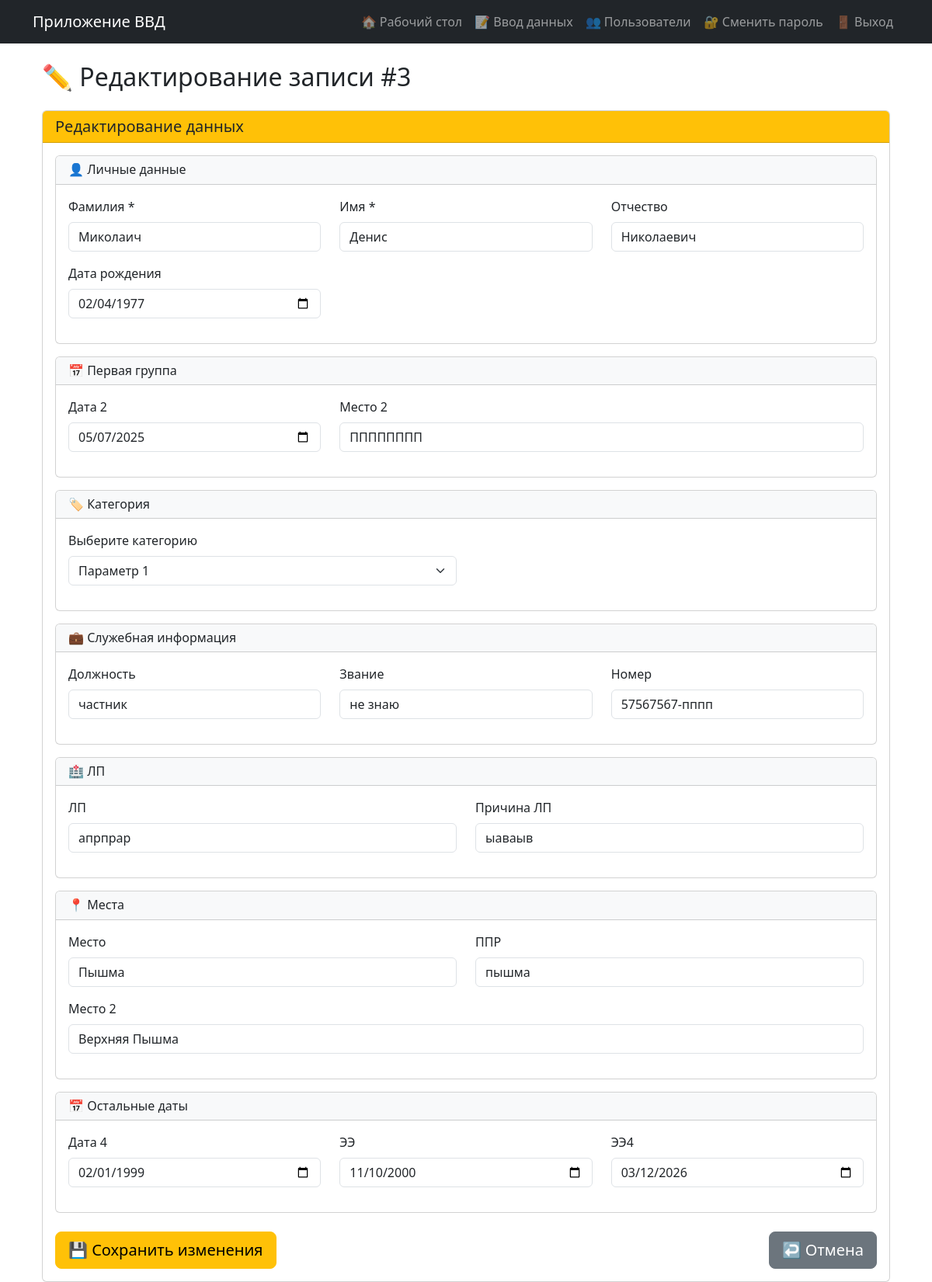
The page /record/edit/3 (signed in) on the database as committed earlier.
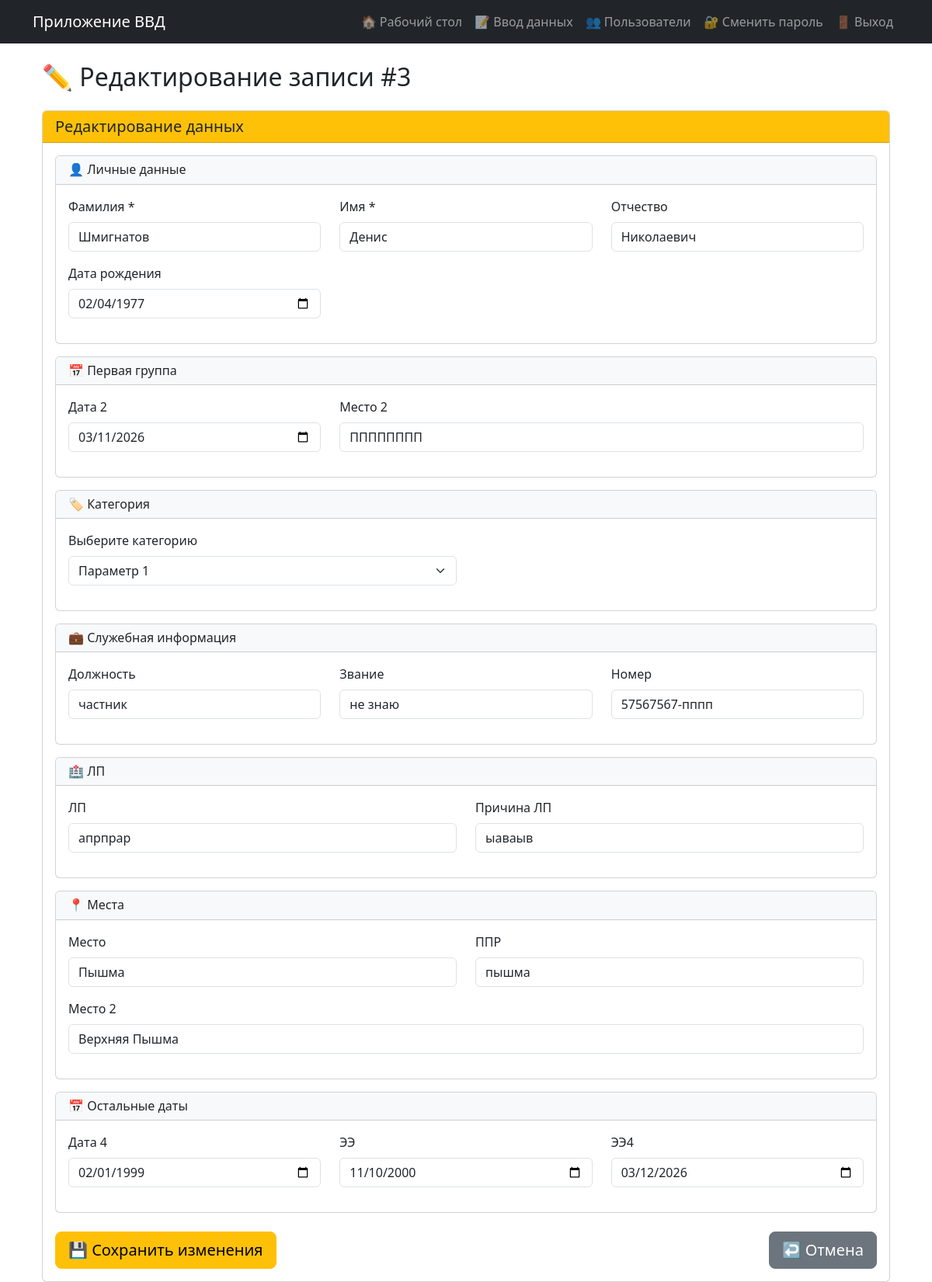
The same page on the database as committed later.
### models.py (models this page shows)
class PersonData(db.Model):  # Класс переименован!
    __tablename__ = 'person_data'  # Новое имя таблицы!
    __table_args__ = {'extend_existing': True}  # Добавлено!
    id = db.Column(db.Integer, primary_key=True)
    last_name = db.Column(db.String(100))
    first_name = db.Column(db.String(100))
    middle_name = db.Column(db.String(100))
    birth_date = db.Column(db.Date)
    date2 = db.Column(db.Date)
    place2 = db.Column(db.String(255))
    category = db.Column(db.String(200))
    category_custom = db.Column(db.String(200))
    position = db.Column(db.String(200))
    rank = db.Column(db.String(100))
    number = db.Column(db.String(100))
    lp = db.Column(db.String(255))
    lp_reason = db.Column(db.String(1000))
    place = db.Column(db.String(200))
    ppr = db.Column(db.String(200))
    place2_field = db.Column(db.String(200))
    date4 = db.Column(db.Date)
    ee = db.Column(db.Date)
    ee4 = db.Column(db.Date)
    created_at = db.Column(db.DateTime, default=datetime.now)
    updated_at = db.Column(db.DateTime, default=datetime.now, onupdate=datetime.now)
    user_id = db.Column(db.Integer, db.ForeignKey('users.id'), nullable=False)
    edit_history = db.relationship('EditHistory', backref='record', lazy='dynamic', cascade='all, delete-orphan')

### app.py (the view, shortened to what this page needs)
@app.route('/record/edit/<int:record_id>', methods=['GET', 'POST'])
@login_required
def edit_record(record_id):
    record = PersonData.query.get_or_404(record_id)
    return render_template('edit_record.html', record=record)

### app.py (called while the page is built)
@login_manager.user_loader
def load_user(user_id):
    return db.session.get(User, int(user_id)) #User.query.get(int(user_id))

### models.py (called while the page is built)
    def is_admin(self):
        return self.role == 'admin'

### templates/edit_record.html (shortened to what the changed rows need)
{% extends "base.html" %}
{% block content %}
<div class="container-fluid">
    <h2 class="mb-4">✏️ Редактирование записи #{{ record.id }}</h2>
    <div class="card">
        <div class="card-header bg-warning">
        </div>
        <div class="card-body">
            <form method="post" id="editForm">
                <div class="card mb-3">
                    <div class="card-body">
                        <div class="row">
                            <div class="col-md-4 mb-3">
                                <label for="last_name" class="form-label">Фамилия *</label>
                                <input type="text" class="form-control" id="last_name" name="last_name" value="{{ record.last_name or '' }}" required>
                            </div>
                            <div class="col-md-4 mb-3">
                                <label for="first_name" class="form-label">Имя *</label>
                                <input type="text" class="form-control" id="first_name" name="first_name" value="{{ record.first_name or '' }}" required>
                            </div>
                            <div class="col-md-4 mb-3">
                                <label for="middle_name" class="form-label">Отчество</label>
                                <input type="text" class="form-control" id="middle_name" name="middle_name" value="{{ record.middle_name or '' }}">
                            </div>
                        </div>
                        <div class="row">
                            <div class="col-md-4 mb-3">
                                <label for="birth_date" class="form-label">Дата рождения</label>
                                <input type="date" class="form-control" id="birth_date" name="birth_date" value="{{ record.birth_date.strftime('%Y-%m-%d') if record.birth_date else '' }}">
                            </div>
                        </div>
                    </div>
                </div>
                <div class="card mb-3">
                    <div class="card-body">
                        <div class="row">
                            <div class="col-md-4 mb-3">
                                <label for="date2" class="form-label">Дата 2</label>
                                <input type="date" class="form-control" id="date2" name="date2" value="{{ record.date2.strftime('%Y-%m-%d') if record.date2 else '' }}">
                            </div>
                            <div class="col-md-8 mb-3">
                                <label for="place2" class="form-label">Место 2</label>
                                <input type="text" class="form-control" id="place2" name="place2" value="{{ record.place2 or '' }}">
                            </div>
                        </div>
                    </div>
                </div>
                <div class="card mb-3">
                    <div class="card-body">
                        <div class="row">
                            <div class="col-md-6 mb-3">
                                <label for="category" class="form-label">Выберите категорию</label>
                                <select class="form-select" id="category" name="category">
                                    {% for i in range(1, 7) %}
                                    <option value="{{ i }}" {% if record.category == 'Параметр ' + i|string %}selected{% endif %}>Параметр {{ i }}</option>
                                    {% endfor %}
                                </select>
                            </div>
                        </div>
                    </div>
                </div>
                <div class="card mb-3">
                    <div class="card-body">
                        <div class="row">
                            <div class="col-md-4 mb-3">
                                <label for="position" class="form-label">Должность</label>
                                <input type="text" class="form-control" id="position" name="position" value="{{ record.position or '' }}">
                            </div>
                            <div class="col-md-4 mb-3">
                                <label for="rank" class="form-label">Звание</label>
                                <input type="text" class="form-control" id="rank" name="rank" value="{{ record.rank or '' }}">
                            </div>
                            <div class="col-md-4 mb-3">
                                <label for="number" class="form-label">Номер</label>
                                <input type="text" class="form-control" id="number" name="number" value="{{ record.number or '' }}">
                            </div>
                        </div>
                    </div>
                </div>
                <div class="card mb-3">
                    <div class="card-body">
                        <div class="row">
                            <div class="col-md-6 mb-3">
                                <label for="lp" class="form-label">ЛП</label>
                                <input type="text" class="form-control" id="lp" name="lp" value="{{ record.lp or '' }}">
                            </div>
                            <div class="col-md-6 mb-3">
                                <label for="lp_reason" class="form-label">Причина ЛП</label>
                                <input type="text" class="form-control" id="lp_reason" name="lp_reason" value="{{ record.lp_reason or '' }}">
                            </div>
                        </div>
                    </div>
                </div>
                <div class="card mb-3">
                    <div class="card-body">
                        <div class="row">
                            <div class="col-md-6 mb-3">
                                <label for="place" class="form-label">Место</label>
                                <input type="text" class="form-control" id="place" name="place" value="{{ record.place or '' }}">
                            </div>
                            <div class="col-md-6 mb-3">
                                <label for="ppr" class="form-label">ППР</label>
                                <input type="text" class="form-control" id="ppr" name="ppr" value="{{ record.ppr or '' }}">
                            </div>
                        </div>
                        <div class="row">
                            <div class="col-md-12 mb-3">
                                <label for="place2_field" class="form-label">Место 2</label>
                                <input type="text" class="form-control" id="place2_field" name="place2_field" value="{{ record.place2_field or '' }}">
                            </div>
                        </div>
                    </div>
                </div>
                <div class="card mb-3">
                    <div class="card-body">
                        <div class="row">
                            <div class="col-md-4 mb-3">
                                <label for="date4" class="form-label">Дата 4</label>
                                <input type="date" class="form-control" id="date4" name="date4" value="{{ record.date4.strftime('%Y-%m-%d') if record.date4 else '' }}">
                            </div>
                            <div class="col-md-4 mb-3">
                                <label for="ee" class="form-label">ЭЭ</label>
                                <input type="date" class="form-control" id="ee" name="ee" value="{{ record.ee.strftime('%Y-%m-%d') if record.ee else '' }}">
                            </div>
                            <div class="col-md-4 mb-3">
                                <label for="ee4" class="form-label">ЭЭ4</label>
                                <input type="date" class="form-control" id="ee4" name="ee4" value="{{ record.ee4.strftime('%Y-%m-%d') if record.ee4 else '' }}">
                            </div>
                        </div>
                    </div>
                </div>
            </form>
        </div>
    </div>
</div>
{% endblock %}

Rows that differ between the two databases and show on the page:
changed PersonData "Денис": last_name "Миколаич" → "Шмигнатов"; date2 "05/07/2025" → "03/11/2026"
